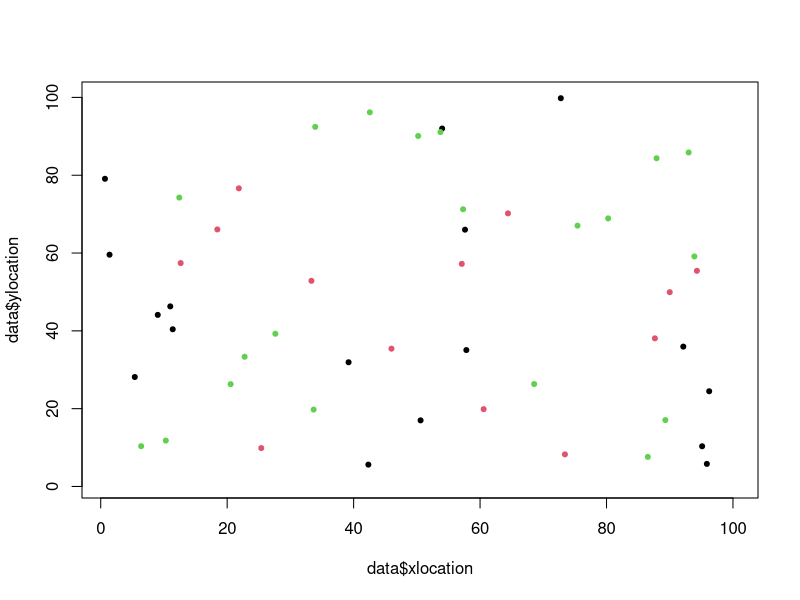

Recreate this plot in R. (Note: this script raises an error after producing the figure.)
#Load packages
library(tidyverse) 
# Set up a grid to represent land
#Place individuals on plot
xsize = ysize = 100
numInd = 50
numSpecies = 3
data <-  tibble("ID" = 1:numInd, "age" = sample(150, numInd, replace = TRUE), 
                 species = sample(numSpecies, 50, replace = TRUE), "xlocation" = runif(50, 0, 100), 
                 "ylocation" = runif(50,0,100), "parentalDistance" = 0)

herbivores <- tibble("ID" = 1:numInd, "age" = sample(45, numInd, replace =TRUE), 
                     species = sample(numSpecies, 50, replace = TRUE),
                     "xlocation" = runif(50, 0, 100),  "ylocation" = runif(50,0,100))
plot(data$xlocation, data$ylocation, col = data$species, pch = 20, xlim = c(1,100), ylim = c(1,100))

#Set up rates of birth/death/growth etc...
deltaT = 1 #1 year periods of growth
ageChange = deltaT
maxAge = 150
seeds = 10
dispParam = 10 #dispersalParam
DensParam = 2 #DensityParam
DensParam1 = 20
uniqueSp = unique(data$species)
numYears = 150
speciesPop = NULL
### MAIN LOOP ####

##Currently using for loops to determine parameters##


for(t in seq(0, numYears, by = deltaT)){ 
  #grow
  data$age = data$age + deltaT
  #disperse seeds/
  Ind = data[1, ]
  babies <- dispersal(Ind, data$species, data$xlocation, data$ylocation)
  #survival of seeds
  babies <- seedPredation(babies, babies$parentalDistance)
  data <- bind_rows(data, babies)
  #Background death of adults. Death rate decreases with age
  data <- backgroundDeath(data, data$age)
  #Conspecific density death
  livePastDens = NULL
  for (k in 1:length(uniqueSp)){
    sp = uniqueSp[k]
    subPop = subset(data, species == sp)
    survived <- densityPredation(subPop, subPop$age, subPop$ID, subPop$xlocation, subPop$ylocation)
    livePastDens <-  bind_rows(livePastDens, survived)
    livePastDens <- livePastDens[order(livePastDens$ID), ]
  }
  data <- livePastDens
  #trees over max age die
  data  <- filter(data, age <= 150)
  
  #Supplemental funs
  countSpecies <- speciesSize(data$species)
  speciesPop <-  bind_rows(speciesPop, countSpecies)
  
  #Herbivores damage trees
  data = herbivory(data, herbivores)
  #Herbivores reproduce
  
  #Herbivores die
  
  
  plot(data$xlocation, data$ylocation, col = data$species, pch = 20, xlim = c(1,100), ylim = c(1,100))
  
  

}

plotSpecies(speciesPop)


##### MAIN FUNCTIONS #######

#Disperse 10 seeds per parent
dispersal <- function(Ind, species, xlocation, ylocation){
    babies = NULL
    Adults = tibble("species" = species, "x" = xlocation, "y" = ylocation)
    for (i in 1:nrow(Adults)){
      eachAdult = Adults[i,]
      for (j in 1:seeds){
        baby = Ind
        baby$age = as.integer(0)
        baby$ID  = max(data$ID) + (10*(i-1)) + j
        baby$species  =  eachAdult$species
        babyDist = abs(rnorm(1, mean=0, sd=dispParam))
        xDirection = runif(1)
        baby$xlocation = ((xDirection*babyDist) + eachAdult$x) %% xsize
        baby$ylocation = (((1-xDirection) * babyDist) + eachAdult$y) %% ysize
        baby$parentalDistance = babyDist
        babies <- bind_rows(babies, baby)
      }
    }
    return(babies)
    
}



#Seeds predated based on distance from parent
seedPredation <- function(Babies, parentalDist){
  babySurv = NULL
  for (i in 1:nrow(Babies)){
    dist = parentalDist[i]
    danger = 1/dist
    luck = runif(1)*danger
    indDeath = luck > 0.1
    babySurv[i] = indDeath
  }
  return(Babies[!babySurv, ])
}

#predation based on conspecifics nearby
densityPredation <- function(subPop, age, ID, xlocation, ylocation){
  survived = NULL
  dead = NULL
  indSpecies <-  data.frame(cbind("ID" = ID, "age" = age, "xlocation" = xlocation, "ylocation" = ylocation))
  for (i in 1:nrow(subPop)){
    neighbors <-  NULL
    ageInd = age[i]
    indX <-  xlocation[i]
    indY <-  ylocation[i]
    xNeighbors = data.frame(subset(indSpecies, xlocation <= indX + DensParam & xlocation >= indX 
                                   - DensParam
                                   & xlocation != indX))
    yNeighbors = data.frame(subset(indSpecies, ylocation <= indY + DensParam & 
                                     ylocation >= indY - DensParam
                                   & ylocation != indY))
    neighbors = bind_rows(neighbors,xNeighbors)
    neighbors = bind_rows(neighbors, yNeighbors)
    neighbors = unique(neighbors)
    prob <- ifelse(nrow(neighbors)>0,  (DensParam1/nrow(neighbors) * (ageInd+1))/((max(neighbors$age))+1),
           1.01)
    ifelse(runif(1) < prob, survived <-  bind_rows(subPop[i, ], survived), next)
  }
  return(survived)
}

#Natural Background death
backgroundDeath <- function(population, age){
  living = c()
  probDeath = c()
  for (i in 1:nrow(population)){
    probDeath[i] <- ifelse(age[i] > 0,  0.4/age[i], 0.7)
    alive <- (runif(1) > probDeath[i])
    living[i] = alive
  }
  return(population[living,])
}

#Herbivory function: herbivores kill trees
herbivory <- function(trees, herbivores){
  df <- tibble("tx" = trees$xlocation, "ty" = trees$ylocation, "tspecies" = trees$species,
               "hx" = herbivores$xlocation, "hy" = herbivores$ylocation, 
               "hspecies" = herbivores$species)
  treePop = trees
  alive = NULL
  for (i in 1:nrow(trees)){
    ind = df[i, 1:2]
    xHerbivores <- subset(df, hx < ind$tx + 4 & hx > ind$tx - 4)
    yHerbivores <- subset(df, hy < ind$ty + 4 & hy > ind$ty - 4)
    predators = bind_rows(xHerbivores, yHerbivores)
    predators <- subset(predators, tspecies == hspecies)
    probSurvive = treePop[i, ]$age/((nrow(predators) + 1)*60)
    surv = probSurvive > (0.1)
    alive = c(alive, surv)
  }
  return(trees[alive, ])
}


### SUPPLEMENTAL FUNCTIONS###

#Used to plot population over time
plotSize <- function(popSize){
  popTime <- tibble("gen" = c(1:length(popSize)), "population" = popSize)
  plot(popTime$gen, popTime$population, type = "b", col = "blue")
}

#used to plot average density for a specific parameter
densSize <- function(xlocation, ylocation){
  Densities = NULL
  for (i in seq(0,95, by = 5)){
    popSegment = subset(xlocation, xlocation > i & xlocation < i+5)
    Densities = c(Densities, length(popSegment))
  }
  return(mean(Densities))
}

#Track population of each species
speciesSize <- function(speciesTypes){
  a = speciesTypes[speciesTypes == 1]
  b = speciesTypes[speciesTypes == 2]
  c = speciesTypes[speciesTypes == 3]
  
  df <- tibble("Species 1" = length(a), "Species 2" = length(b), "Species 3" = length(c))
  return(df)
}


#Plot amount of each species
plotSpecies <- function(speciesPop){
  speciesPop <- add_column(speciesPop, gen = 1:nrow(speciesPop))
  speciesPop <- pivot_longer(speciesPop, cols = starts_with("Species"), names_to = "Species",
                             names_prefix = "Species ", values_to = "Count")
  ggplot(data = speciesPop, aes(gen, Count, col = Species))+
    geom_point()+
    geom_line()+
    ylim(0, max(speciesPop$Count))
  
}
#If want to track pop/dens put this in main loop and recreate variables popSize and avgDens
#Then use plotSize and densSize functions
popSize = c(popSize, nrow(data))
currentDens <- densSize(data$xlocation, data$ylocation)
avgDens <- c(avgDens, currentDens)



#Only one tree in comp should die if multiple trees in area?
#Redo function driving density dependence
#Species by species population parameters
#How to find good papers
#Still running simulation
#mechanistic details. Model individual enemies
#Site occupancy model
#Quantify how species does when low vs high

